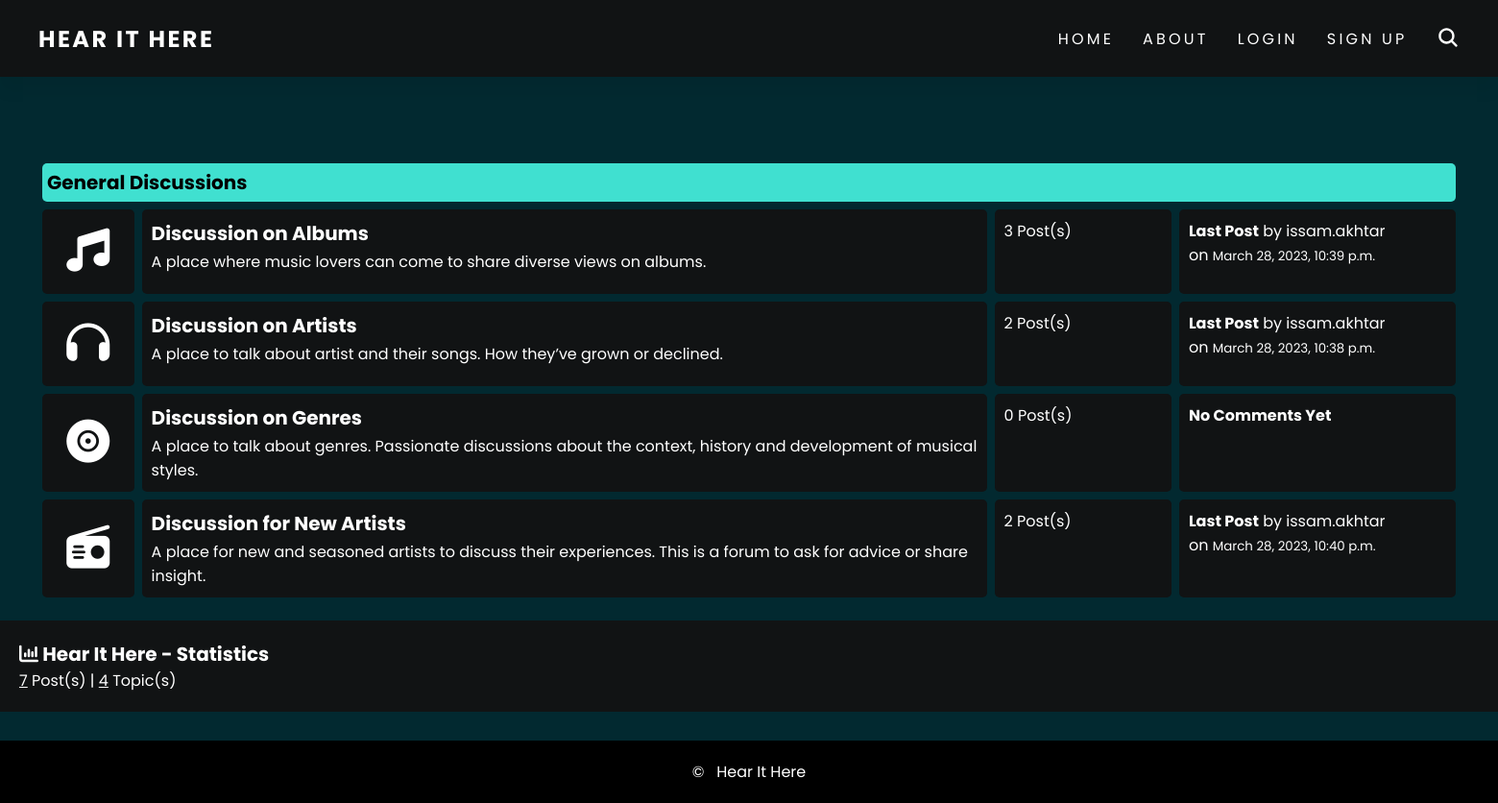
The page / on the database its author committed.
### forum/models.py (models this page shows, shortened)
class Category(models.Model):
    title = models.CharField(max_length=50, unique=True, null=False)
    content = models.CharField(max_length=500, null=True)

class Post(models.Model):
    title = models.CharField(max_length=100, unique=True, null=False)
    description = models.TextField(null=False)
    time = models.DateTimeField(auto_now_add=True)
    user = models.ForeignKey(CustomUser, on_delete=models.CASCADE)
    category = models.ForeignKey(Category, on_delete=models.CASCADE)

### account/models.py (models this page shows, shortened)
class CustomUser(AbstractBaseUser, PermissionsMixin):
    email = models.EmailField(max_length=255, null=False, unique=True)
    username = models.CharField(max_length=50, null=False, unique=True)
    date_joined = models.DateTimeField(auto_now_add=True)
    is_staff = models.BooleanField(default=False)
    is_active = models.BooleanField(default=False)
    is_mod = models.BooleanField(default=False)
    USERNAME_FIELD = 'username'
    REQUIRED_FIELDS = ['email']
    objects = CustomUserManager()

### homepage/views.py (the view)
# urls.py: path('', views.home_response, name='home'),
def home_response(request):
    categories = Category.objects.all()
    total = 0
    for category in categories:
        total += category.post_set.count()
    return render(request, 'index.html', {'categories': categories, 'total': total})

### homepage/templates/index.html (shortened to what this page needs)
{% extends 'templates/base.html' %}
{% block content %}
<div class = "container">
    <div class = "subforum">
        <div class = "subforum-title">
            <h1>General Discussions</h1>
        </div>
        {% for category in categories %}
            <div class = "subforum-row">
                <div class = "subforum-icon subforum-column center">
                    <a href="{% url 'forum:posts' category_id=category.id %}">
                    {% if category.id == 3 %}
                        <i class="fa-solid fa-music icon"></i>
                    {% elif category.id == 4 %}
                        <i class="fa-solid fa-headphones icon"></i>
                    {% elif category.id == 5 %}
                        <i class="fa-solid fa-record-vinyl icon"></i>
                    {% else %}
                        <i class="fa-solid fa-radio icon"></i>
                    {% endif %}
                </a>
                </div>
                <div class = "subforum-description subforum-column">
                    <h1><a href="{% url 'forum:posts' category_id=category.id %}">{{ category.title }}</a></h1>
                    <p class="content-p">{{ category.content }}</p>
                </div>
                <div class = "subforum-stats subforum-column">
                    <span>{{ category.post_set.count }} Post(s)</span>
                </div>
                <div class = "subforum-info subforum-column">
                    {% if category.post_set.last %}
                        <b><a class="last-post" href="{% url 'forum:view_post' category_id=category.id post_id=category.post_set.last.id%}">
                            Last Post</a></b> by
                        <a class="last-post" href="{% url 'account:profile' username=category.post_set.last.user.username %}">
                            {{ category.post_set.last.user.username }}</a>
                        <br>
                        on <small>{{ category.post_set.last.time  }}</small>
                    {% else %}
                        <b><a>No Comments Yet</a></b>
                    {% endif %}
                </div>
            </div>
        {% endfor %}
    </div>
</div>
<div class = "forum-info">
    <div class = "chart">
        <i class = "fa fa-bar-chart"></i> Hear It Here - Statistics &nbsp;
    </div>
    <div>
      <span><u>{{ total }}</u> Post(s) |
          <u>{{ categories|length }}</u> Topic(s)</span>
    </div>
</div>
{% endblock %}

### static/css/style.css (style rules this page uses)
* { margin: 0; padding: 0; box-sizing: border-box; font-family: 'Poppins'; }
body { min-height: 100vh; background: rgb(2, 41, 48) 100%; overflow-x: hidden; color: #fff; height: 100%; display: flex; flex-direction: column; margin-top: auto; }
a { color: #fff; text-decoration: none; }
h1 { font-size: 20px; font-weight: bolder; }
.container { margin: 0 20px; padding-bottom: 20px !important; padding: 0 20px; }
.subforum { margin-top: 20px; }
.subforum-title { background: #40E0D0; padding: 5px; border-radius: 5px; margin: 4px; color: black; }
.subforum-description { margin-block: 0; }
.subforum-row { display: grid; grid-template-columns: 7% 60% 13% 20% }
.subforum-column { padding: 10px; margin: 4px; border-radius: 5px; background-color: #111314; }
.subforum-description h1 a { display: inline-block; position: relative; padding-bottom: 2px; }
.subforum-description h1 a::before { content: ""; position: absolute; height: 2px; left: 0; bottom: 0; width: 0; background: #40E0D0; transition: width 0.25s ease-out; }
.center { display: flex; justify-content: center; align-items: center; }
.subforum-icon { font-size: 45px; }
.forum-info { padding: 20px; background-color: #111314; }
.chart { font-size: 20px; font-weight: bold; }

### rows shown on the page
Category: title "Discussion on Albums", content "A place where music lovers can come to share diverse views on albums.", post_set.count "3", post_set.last.user.username "issam.akhtar", post_set.last.time "March 28, 2023, 10:39 p.m."
Category: title "Discussion on Artists", content "A place to talk about artist and their songs. How they’ve grown or declined.", post_set.count "2", post_set.last.user.username "issam.akhtar", post_set.last.time "March 28, 2023, 10:38 p.m."
Category: title "Discussion on Genres", content "A place to talk about genres. Passionate discussions about the context, history and development of musical styles.", post_set.count "0", shows "No Comments Yet"
Category: title "Discussion for New Artists", content "A place for new and seasoned artists to discuss their experiences. This is a forum to ask for advice or share insight.", post_set.count "2", post_set.last.user.username "issam.akhtar", post_set.last.time "March 28, 2023, 10:40 p.m."

### other values the page prints
{{ total }} "7"
{{ categories|length }} "4"
